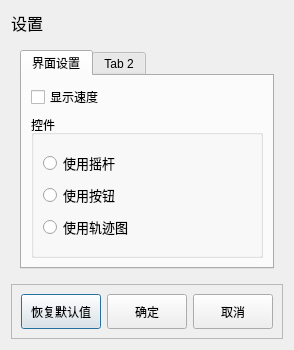
<?xml version="1.0" encoding="UTF-8"?>
<ui version="4.0">
 <class>Config_Dialog</class>
 <widget class="QDialog" name="Config_Dialog">
  <property name="windowModality">
   <enum>Qt::WindowModality::ApplicationModal</enum>
  </property>
  <property name="geometry">
   <rect>
    <x>0</x>
    <y>0</y>
    <width>280</width>
    <height>350</height>
   </rect>
  </property>
  <property name="windowTitle">
   <string>设置</string>
  </property>
  <property name="windowIcon">
   <iconset resource="res.qrc">
    <normaloff>:/res/ic_fluent_settings_24_regular.png</normaloff>:/res/ic_fluent_settings_24_regular.png</iconset>
  </property>
  <layout class="QVBoxLayout" name="verticalLayout">
   <item>
    <widget class="QLabel" name="label">
     <property name="sizePolicy">
      <sizepolicy hsizetype="Preferred" vsizetype="Fixed">
       <horstretch>0</horstretch>
       <verstretch>0</verstretch>
      </sizepolicy>
     </property>
     <property name="font">
      <font>
       <pointsize>12</pointsize>
      </font>
     </property>
     <property name="text">
      <string>设置</string>
     </property>
    </widget>
   </item>
   <item>
    <widget class="QWidget" name="widget" native="true">
     <property name="sizePolicy">
      <sizepolicy hsizetype="Expanding" vsizetype="Preferred">
       <horstretch>0</horstretch>
       <verstretch>0</verstretch>
      </sizepolicy>
     </property>
     <layout class="QGridLayout" name="gridLayout">
      <item row="0" column="0">
       <widget class="QTabWidget" name="tabWidget">
        <property name="currentIndex">
         <number>0</number>
        </property>
        <widget class="QWidget" name="tab">
         <attribute name="title">
          <string>界面设置</string>
         </attribute>
         <layout class="QVBoxLayout" name="verticalLayout_2">
          <item>
           <widget class="QCheckBox" name="checkBox">
            <property name="text">
             <string>显示速度</string>
            </property>
           </widget>
          </item>
          <item>
           <widget class="QGroupBox" name="groupBox">
            <property name="title">
             <string>控件</string>
            </property>
            <layout class="QGridLayout" name="gridLayout_2">
             <item row="0" column="0">
              <layout class="QVBoxLayout" name="verticalLayout_3">
               <item>
                <widget class="QRadioButton" name="radioButton">
                 <property name="font">
                  <font>
                   <pointsize>10</pointsize>
                  </font>
                 </property>
                 <property name="text">
                  <string>使用摇杆</string>
                 </property>
                </widget>
               </item>
               <item>
                <widget class="QRadioButton" name="radioButton_2">
                 <property name="font">
                  <font>
                   <pointsize>10</pointsize>
                  </font>
                 </property>
                 <property name="text">
                  <string>使用按钮</string>
                 </property>
                </widget>
               </item>
               <item>
                <widget class="QRadioButton" name="radioButton_3">
                 <property name="font">
                  <font>
                   <pointsize>10</pointsize>
                  </font>
                 </property>
                 <property name="text">
                  <string>使用轨迹图</string>
                 </property>
                </widget>
               </item>
              </layout>
             </item>
            </layout>
           </widget>
          </item>
         </layout>
        </widget>
        <widget class="QWidget" name="tab_2">
         <attribute name="title">
          <string>Tab 2</string>
         </attribute>
        </widget>
       </widget>
      </item>
     </layout>
    </widget>
   </item>
   <item>
    <widget class="QFrame" name="frame">
     <property name="sizePolicy">
      <sizepolicy hsizetype="Preferred" vsizetype="Fixed">
       <horstretch>0</horstretch>
       <verstretch>0</verstretch>
      </sizepolicy>
     </property>
     <property name="frameShape">
      <enum>QFrame::Shape::StyledPanel</enum>
     </property>
     <property name="frameShadow">
      <enum>QFrame::Shadow::Raised</enum>
     </property>
     <layout class="QHBoxLayout" name="horizontalLayout">
      <item>
       <widget class="QPushButton" name="reset_btn">
        <property name="minimumSize">
         <size>
          <width>0</width>
          <height>35</height>
         </size>
        </property>
        <property name="text">
         <string>恢复默认值</string>
        </property>
       </widget>
      </item>
      <item>
       <widget class="QPushButton" name="accept_btn">
        <property name="minimumSize">
         <size>
          <width>0</width>
          <height>35</height>
         </size>
        </property>
        <property name="text">
         <string>确定</string>
        </property>
       </widget>
      </item>
      <item>
       <widget class="QPushButton" name="cancel_btn">
        <property name="minimumSize">
         <size>
          <width>0</width>
          <height>35</height>
         </size>
        </property>
        <property name="text">
         <string>取消</string>
        </property>
       </widget>
      </item>
     </layout>
    </widget>
   </item>
  </layout>
 </widget>
 <resources>
  <include location="res.qrc"/>
 </resources>
 <connections/>
</ui>
